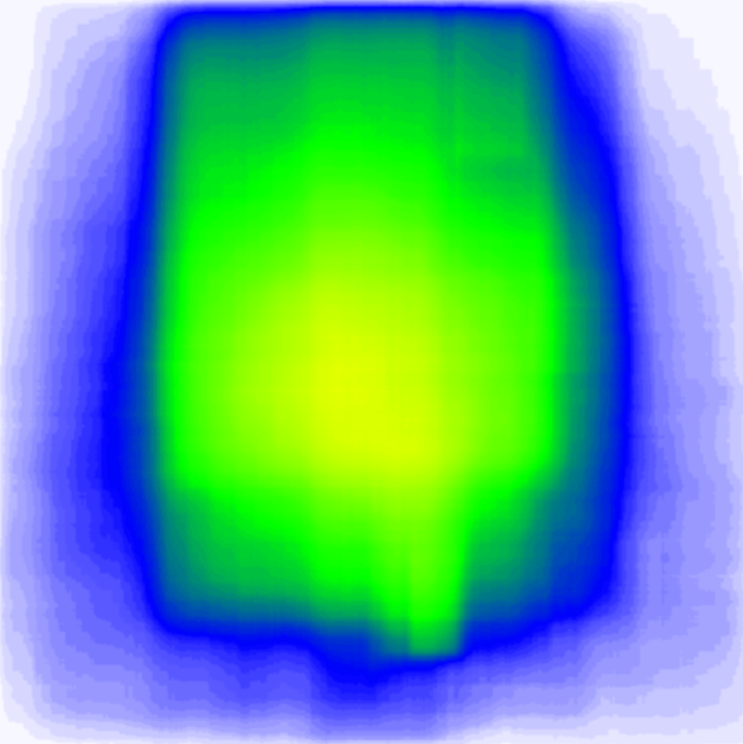
#> input picture src/fire_heatmap.png, 743 x 744 px
$ jupyter execute --allow-errors EDA.ipynb
#> lines starting #> are read from the running program, lines starting #| are printed output that depends on the picture
# Exploratory Data Analysis (EDA) on the dataset of fire images
After the Data Acquisition stage, conducting EDA is important to:
- Understand the acquired data
- Ensure the training set contains a variety of images and not biased
- Handle data imbalance (if any)

## Number of images
The dataset is split into 2 portions:
1. **Training set:** 2712 images
Data augmentation methods are not applied.
2. **Validation set**: 728 images
3. **Testing set for the model:** 443 images
4. **Testing set for the alarming system:** [...] videos
The model is applied to recognize fire and smoke in each frame of videos

[cell 1]
import os
from PIL import Image
import matplotlib.pyplot as plt
import numpy as np
import cv2
import random

[cell 2]
# !pip install roboflow

from roboflow import Roboflow
#> (the rest of this cell did not finish here and is left out)

[cell 3]
def show_images(folder, title, n=15, rows=3):
    '''
    Visualize 15 images selected randomly in the training set

    Args:
    folder      directory of the training set
    title       title to show in the figure, i.e. "Sample images"

    Output:
    Plot 15 randomly selected images in 3 rows, 5 columns
    '''
    files = os.listdir(folder)
    random_files = random.sample(files,n)

    cols = int(n / rows)
    plt.figure(figsize=(5 * cols, 4 * rows))


    for i, file in enumerate(random_files):
        img = cv2.imread(os.path.join(folder, file))
        img = cv2.cvtColor(img, cv2.COLOR_BGR2RGB)
        plt.subplot(rows, cols, i + 1)
        plt.imshow(img)
        plt.axis("off")

    plt.suptitle(title, fontsize=20)
    plt.tight_layout()
    plt.show()

#> (a cell that did not finish here is left out)

**Observe that:**
- The training set contains various types of fire, which increases the accuracy of fire detection:
    - Big fire (building fire, warehouse fire, forest fire)
    - Small/Starting fire (lighter, kitchen fire incident)
- Images are auto-oriented
$\rightarrow$ To ensure model robustness, it is necessary to apply Data Augmentation methods on the training set:
    - Rotate
    - Shear
    - Flip
    - Random crop

## Bounding-box Analysis
Bounding boxes are represented by label ```.txt``` files in the labels directory.
Labels use YOLO format: ```<class> <x coordinate> <y coordinate> <width> <height>```

In the case of fire detection, fire is labelled as 0 and smoke is labelled as 1.

### Count number of bounding boxes

[cell 5]
def analyze_bbox(img_dir, label_dir, image_ext=".jpg"):
    '''
    Count the total number of images, detect unlabelled images (without boxes),
    minimum and maximum number of boxes in images

    Args:
    label_dir           Directory of label files (.txt, YOLOv8 format)
    image_ext=".jpg"    Default image extension (.jpg)

    Output:
    Print total number of images, unlabelled images, min and max boxes in images
    Plot a histogram of
    '''
    box_counts = []
    total_images = 0

    for label_file in os.listdir(label_dir):
        if not label_file.endswith(".txt"): # if the file is not in the format, ignore
            continue

        label_path = os.path.join(label_dir, label_file) # get the full path of the label file

        with open(label_path, "r") as f:
            lines = f.readlines()
            box_counts.append(len(lines))  # number of boxes in one image

    # count the total number of images
    for img_file in os.listdir(img_dir):
        if os.path.isfile(os.path.join(img_dir, img_file)):
            total_images += 1

    boxed_images = len(box_counts)
    no_box_images = total_images - boxed_images

    min_box_count = min(box_counts)
    max_box_count = max(box_counts)

    return box_counts, total_images, boxed_images, no_box_images, max_box_count, min_box_count

[cell 6]
label_folder = "D:/School/machine_learning/fire_detection/FireDetectionSystem/src/roboflow/train/labels"
image_folder = "D:/School/machine_learning/fire_detection/FireDetectionSystem/src/roboflow/train/images"
#> (the rest of this cell did not finish here and is left out)

**Observe that:**
The training set consists of 2712 fire and smoke images and there is no images without bounding boxes.

### Analyse size of bounding boxes

[cell 7]
def yolo_to_bbox(yolo_bbox, img_width, img_height):
    """Convert YOLO bbox format to (xmin, ymin, xmax, ymax) in pixels"""
    cls, x_center, y_center, width, height = map(float, yolo_bbox)
    x_center *= img_width
    y_center *= img_height
    width *= img_width
    height *= img_height
    xmin = int(x_center - width / 2)
    ymin = int(y_center - height / 2)
    xmax = int(x_center + width / 2)
    ymax = int(y_center + height / 2)
    return int(cls), (xmin, ymin, xmax, ymax)

[cell 8]
def extract_crops(images_dir, labels_dir):
    '''
    Extract/Crop the fire and smoke regions in images
    to analyze area of boxes
    Args:
        image_dir       directory of images
        labels_dir      directory of labels
    Return:
        fire_crops      cropped images that contain fire
        boxes_size      size of cropped images that contain fire (in pixels)
    '''

    fire_crops = []
    bbox_sizes = []

    for filename in os.listdir(images_dir):
        if not filename.endswith((".jpg", ".png", ".jpeg")):
            continue

        image_path = os.path.join(images_dir, filename)
        label_path = os.path.join(labels_dir, filename.replace(".jpg", ".txt").replace(".png", ".txt"))

        if not os.path.exists(label_path):
            continue  # skip if no label

        image = Image.open(image_path).convert("RGB")
        img_width, img_height = image.size

        with open(label_path, "r") as f:
            lines = f.readlines()

        for line in lines:
            cls, bbox = yolo_to_bbox(line.strip().split(), img_width, img_height)
            if cls == 0:  # only extract fire
                xmin, ymin, xmax, ymax = bbox
                fire_crop = image.crop((xmin, ymin, xmax, ymax))
                fire_crops.append(fire_crop)
                bbox_sizes.append((xmax - xmin, ymax - ymin))  # width, height

    return fire_crops, bbox_sizes

[cell 9]
def analyze_bbox_sizes(sizes):
    areas = [w * h for w, h in sizes]

    plt.hist(areas, bins=30, align="mid")
    plt.xlim((0, 250000))
    plt.xlabel("Number of pixels in cropped region")
    plt.ylabel("Number of bounding boxes")
    plt.title("Distribution of Bounding box Areas")
    plt.grid("on")
    plt.show()
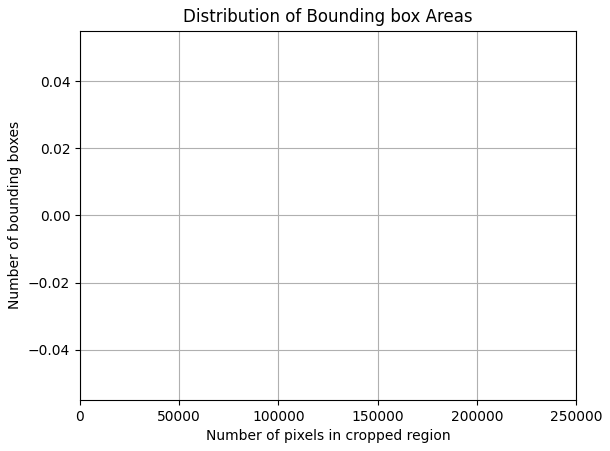
#> figure drawn by matplotlib, 1 panel

[cell 10]
all_crops = []
all_sizes = []

folders = [
    ("D:/School/machine_learning/fire_detection/FireDetectionSystem/src/roboflow/train/images", "D:/School/machine_learning/fire_detection/FireDetectionSystem/src/roboflow/train/labels"),
    ("D:/School/machine_learning/fire_detection/FireDetectionSystem/src/roboflow/test/images", "D:/School/machine_learning/fire_detection/FireDetectionSystem/src/roboflow/test/labels"),
    ("D:/School/machine_learning/fire_detection/FireDetectionSystem/src/roboflow/valid/images", "D:/School/machine_learning/fire_detection/FireDetectionSystem/src/roboflow/valid/labels")
]

for img_dir, lbl_dir in folders:
    crops, sizes = extract_crops(img_dir, lbl_dir)
    all_crops.extend(crops)
    all_sizes.extend(sizes)

# plot_rgb_histograms(all_crops)
analyze_bbox_sizes(all_sizes)

**Observe that:** Sizes of bounding boxes varies from 1000 to 250000 pixels per image, indicating that the training set contains various types of fire (small/starting fire, big fire)

## Annotation Heatmap
Annotation Heatmaps indicate the typical region of fire and smoke appearing in training set.

[cell 11]
fire_hm = plt.imread("fire_heatmap.png")
#> fire_hm is the input picture: shape (744, 743, 4) float32; mean R, G, B, A 0.352, 0.655, 0.598, 1
smoke_hm = plt.imread("smoke_heatmap.png")
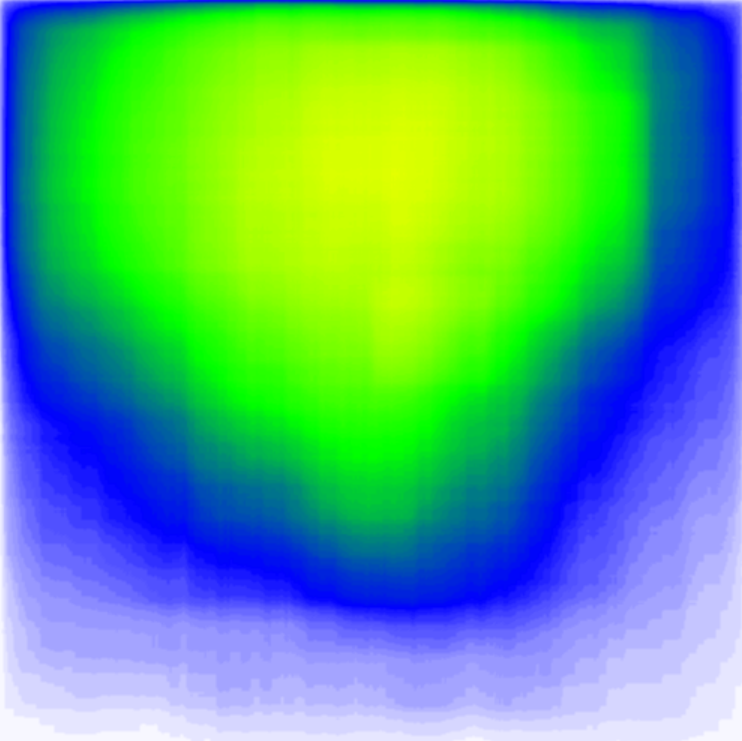
#> input picture src/smoke_heatmap.png, 742 x 741 px
#> smoke_hm is the input picture: shape (741, 742, 4) float32; mean R, G, B, A 0.33, 0.663, 0.516, 1

plt.figure(figsize=(10, 4))

plt.subplot(1, 2, 1)
plt.imshow(fire_hm)
plt.title("Fire annotation heatmap")
plt.axis("off")

plt.subplot(1, 2, 2)
plt.imshow(smoke_hm)
plt.title("Smoke annotation heatmap")
plt.axis("off")

plt.show()
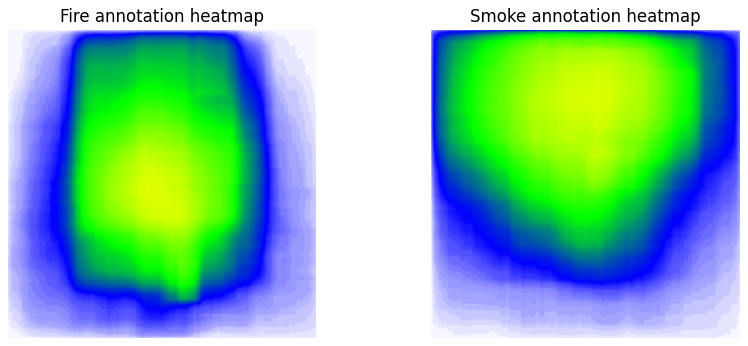
#> figure drawn by matplotlib, 2 panels
